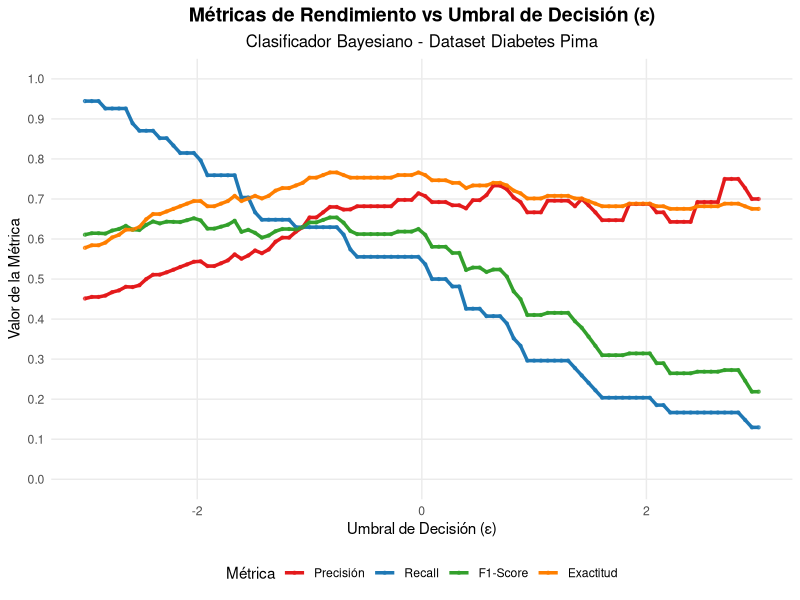
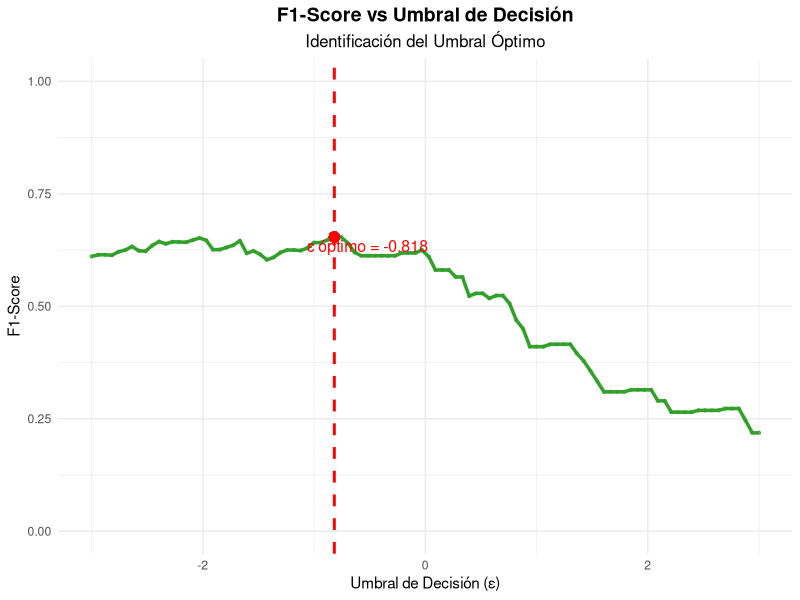

Write R code to recreate these figures, in order.
# Clasificador Bayesiano para Diabetes de los Indios Pima
# Universidad Católica de Temuco - INFO-1165

# Cargar librerías necesarias

library(mlbench)
library(ggplot2)
library(reshape2)

# ============================================================================
# 1. CARGA Y PREPARACIÓN DE DATOS
# ============================================================================

# Cargar el dataset
data(PimaIndiansDiabetes)
datos <- PimaIndiansDiabetes

# Verificar estructura de los datos
cat("Dimensiones del dataset:", dim(datos), "\n")
cat("Estructura de los datos:\n")
str(datos)

# Verificar distribución de clases
table(datos$diabetes)
prop.table(table(datos$diabetes))

# ============================================================================
# 2. DIVISIÓN EN ENTRENAMIENTO Y PRUEBA (80%-20%)
# ============================================================================

set.seed(123)  # Para reproducibilidad

# Crear índices estratificados para mantener proporción de clases
pos_indices <- which(datos$diabetes == "pos")
neg_indices <- which(datos$diabetes == "neg")

# Seleccionar 80% de cada clase para entrenamiento
train_pos <- sample(pos_indices, size = round(0.8 * length(pos_indices)))
train_neg <- sample(neg_indices, size = round(0.8 * length(neg_indices)))

train_indices <- c(train_pos, train_neg)
test_indices <- setdiff(1:nrow(datos), train_indices)

# Crear conjuntos de entrenamiento y prueba
datos_train <- datos[train_indices, ]
datos_test <- datos[test_indices, ]

# Verificar proporciones en ambos conjuntos
cat("Proporción en entrenamiento:\n")
prop.table(table(datos_train$diabetes))
cat("Proporción en prueba:\n")



prop.table(table(datos_test$diabetes))

# ============================================================================
# 3. CÁLCULO DE ESTADÍSTICAS PARA EL MODELO BAYESIANO
# ============================================================================

# Separar datos por clase
train_pos <- datos_train[datos_train$diabetes == "pos", ]
train_neg <- datos_train[datos_train$diabetes == "neg", ]

# Variables predictoras (todas excepto la variable objetivo)
variables <- names(datos)[1:8]

# Calcular medias y desviaciones estándar para cada clase
stats_pos <- list()
stats_neg <- list()

for (var in variables) {
  stats_pos[[var]] <- list(
    media = mean(train_pos[[var]], na.rm = TRUE),
    sd = sd(train_pos[[var]], na.rm = TRUE)
  )
  
  stats_neg[[var]] <- list(
    media = mean(train_neg[[var]], na.rm = TRUE),
    sd = sd(train_neg[[var]], na.rm = TRUE)
  )
}


stats_neg
prior_pos <- nrow(train_pos) / nrow(datos_train)

prior_neg <- nrow(train_neg) / nrow(datos_train)

cat("Probabilidad a priori P(Positivo):", prior_pos, "\n")
cat("Probabilidad a priori P(Negativo):", prior_neg, "\n")

# ============================================================================
# 4. FUNCIÓN DE CLASIFICACIÓN BAYESIANA
# ============================================================================

clasificar_bayesiano <- function(datos_test, stats_pos, stats_neg, prior_pos, prior_neg, epsilon = 0) {
  n_test <- nrow(datos_test)
  predicciones <- character(n_test)
  log_likelihood_pos <- numeric(n_test)
  log_likelihood_neg <- numeric(n_test)
  
  for (i in 1:n_test) {
    # Calcular log-verosimilitud para clase positiva
    log_prob_pos <- log(prior_pos)
    for (var in variables) {
      valor <- datos_test[i, var]
      if (!is.na(valor)) {
        prob_var <- dnorm(valor, 
                         mean = stats_pos[[var]]$media, 
                         sd = stats_pos[[var]]$sd)
        # Evitar log(0) añadiendo un pequeño valor
        log_prob_pos <- log_prob_pos + log(max(prob_var, 1e-300))
      }
    }
    
    # Calcular log-verosimilitud para clase negativa
    log_prob_neg <- log(prior_neg)
    for (var in variables) {
      valor <- datos_test[i, var]
      if (!is.na(valor)) {
        prob_var <- dnorm(valor, 
                         mean = stats_neg[[var]]$media, 
                         sd = stats_neg[[var]]$sd)
        # Evitar log(0) añadiendo un pequeño valor
        log_prob_neg <- log_prob_neg + log(max(prob_var, 1e-300))
      }
    }
    
    # Guardar log-verosimilitudes
    log_likelihood_pos[i] <- log_prob_pos
    log_likelihood_neg[i] <- log_prob_neg
    
    # Clasificar según la diferencia y el umbral epsilon
    diferencia <- log_prob_pos - log_prob_neg
    if (diferencia > epsilon) {
      predicciones[i] <- "pos"
    } else {
      predicciones[i] <- "neg"
    }
  }
  
  return(list(
    predicciones = predicciones,
    log_likelihood_pos = log_likelihood_pos,
    log_likelihood_neg = log_likelihood_neg
  ))
}

# ============================================================================
# 5. FUNCIÓN PARA CALCULAR MÉTRICAS DE EVALUACIÓN
# ============================================================================

calcular_metricas <- function(y_true, y_pred) {
  # Crear matriz de confusión
  TP <- sum(y_true == "pos" & y_pred == "pos")
  TN <- sum(y_true == "neg" & y_pred == "neg")
  FP <- sum(y_true == "neg" & y_pred == "pos")
  FN <- sum(y_true == "pos" & y_pred == "neg")
  
  # Calcular métricas
  precision <- ifelse((TP + FP) == 0, 0, TP / (TP + FP))
  recall <- ifelse((TP + FN) == 0, 0, TP / (TP + FN))
  f1_score <- ifelse((precision + recall) == 0, 0, 2 * precision * recall / (precision + recall))
  accuracy <- (TP + TN) / (TP + TN + FP + FN)
  
  return(list(
    TP = TP, TN = TN, FP = FP, FN = FN,
    precision = precision,
    recall = recall,
    f1_score = f1_score,
    accuracy = accuracy
  ))
}

# ============================================================================
# 6. EVALUACIÓN CON DIFERENTES UMBRALES EPSILON
# ============================================================================

# Crear vector de umbrales epsilon
epsilons <- seq(-3, 3, length.out = 100)
resultados <- data.frame(
  epsilon = epsilons,
  precision = numeric(length(epsilons)),
  recall = numeric(length(epsilons)),
  f1_score = numeric(length(epsilons)),
  accuracy = numeric(length(epsilons))
)

cat("Evaluando diferentes umbrales...\n")
pb <- txtProgressBar(min = 0, max = length(epsilons), style = 3)

for (i in 1:length(epsilons)) {
  eps <- epsilons[i]
  
  # Clasificar con el umbral actual
  resultado_clasificacion <- clasificar_bayesiano(datos_test, stats_pos, stats_neg, 
                                                 prior_pos, prior_neg, epsilon = eps)
  
  # Calcular métricas
  metricas <- calcular_metricas(datos_test$diabetes, resultado_clasificacion$predicciones)
  
  # Guardar resultados
  resultados[i, "precision"] <- metricas$precision
  resultados[i, "recall"] <- metricas$recall
  resultados[i, "f1_score"] <- metricas$f1_score
  resultados[i, "accuracy"] <- metricas$accuracy
  
  setTxtProgressBar(pb, i)
}
close(pb)

# ============================================================================
# 7. VISUALIZACIÓN DE RESULTADOS
# ============================================================================

# Transformar datos para ggplot2
resultados_long <- melt(resultados, id.vars = "epsilon", 
                       variable.name = "metrica", value.name = "valor")

# Crear gráfica con ggplot2
p1 <- ggplot(resultados_long, aes(x = epsilon, y = valor, color = metrica)) +
  geom_line(size = 1.2) +
  geom_point(size = 0.8, alpha = 0.7) +
  labs(
    title = "Métricas de Rendimiento vs Umbral de Decisión (ε)",
    subtitle = "Clasificador Bayesiano - Dataset Diabetes Pima",
    x = "Umbral de Decisión (ε)",
    y = "Valor de la Métrica",
    color = "Métrica"
  ) +
  theme_minimal() +
  theme(
    plot.title = element_text(hjust = 0.5, size = 14, face = "bold"),
    plot.subtitle = element_text(hjust = 0.5, size = 12),
    legend.position = "bottom",
    panel.grid.minor = element_blank()
  ) +
  scale_color_manual(
    values = c("precision" = "#E31A1C", "recall" = "#1F78B4", 
              "f1_score" = "#33A02C", "accuracy" = "#FF7F00"),
    labels = c("Precisión", "Recall", "F1-Score", "Exactitud")
  ) +
  scale_y_continuous(limits = c(0, 1), breaks = seq(0, 1, 0.1))

print(p1)

# ============================================================================
# 8. ANÁLISIS DE UMBRAL ÓPTIMO
# ============================================================================

# Encontrar umbral óptimo basado en F1-Score
indice_optimo <- which.max(resultados$f1_score)
epsilon_optimo <- resultados$epsilon[indice_optimo]
f1_optimo <- resultados$f1_score[indice_optimo]

cat("\n========== ANÁLISIS DE UMBRAL ÓPTIMO ==========\n")
cat("Umbral óptimo (ε):", round(epsilon_optimo, 4), "\n")
cat("F1-Score máximo:", round(f1_optimo, 4), "\n")

# Evaluar con el umbral óptimo
resultado_optimo <- clasificar_bayesiano(datos_test, stats_pos, stats_neg, 
                                        prior_pos, prior_neg, epsilon = epsilon_optimo)
metricas_optimo <- calcular_metricas(datos_test$diabetes, resultado_optimo$predicciones)

# Mostrar matriz de confusión y métricas del umbral óptimo
cat("\n========== MATRIZ DE CONFUSIÓN (Umbral Óptimo) ==========\n")
cat("Verdaderos Positivos (TP):", metricas_optimo$TP, "\n")
cat("Verdaderos Negativos (TN):", metricas_optimo$TN, "\n")
cat("Falsos Positivos (FP):", metricas_optimo$FP, "\n")
cat("Falsos Negativos (FN):", metricas_optimo$FN, "\n")

cat("\n========== MÉTRICAS DE RENDIMIENTO (Umbral Óptimo) ==========\n")
cat("Exactitud (Accuracy):", round(metricas_optimo$accuracy, 4), "\n")
cat("Precisión:", round(metricas_optimo$precision, 4), "\n")
cat("Recall (Sensibilidad):", round(metricas_optimo$recall, 4), "\n")
cat("F1-Score:", round(metricas_optimo$f1_score, 4), "\n")

# Crear gráfica adicional mostrando el punto óptimo
p2 <- ggplot(resultados, aes(x = epsilon, y = f1_score)) +
  geom_line(color = "#33A02C", size = 1.2) +
  geom_point(size = 0.8, alpha = 0.7, color = "#33A02C") +
  geom_vline(xintercept = epsilon_optimo, linetype = "dashed", color = "red", size = 1) +
  geom_point(aes(x = epsilon_optimo, y = f1_optimo), color = "red", size = 3) +
  annotate("text", x = epsilon_optimo + 0.3, y = f1_optimo - 0.02, 
           label = paste("ε óptimo =", round(epsilon_optimo, 3)), 
           color = "red", size = 4) +
  labs(
    title = "F1-Score vs Umbral de Decisión",
    subtitle = "Identificación del Umbral Óptimo",
    x = "Umbral de Decisión (ε)",
    y = "F1-Score"
  ) +
  theme_minimal() +
  theme(
    plot.title = element_text(hjust = 0.5, size = 14, face = "bold"),
    plot.subtitle = element_text(hjust = 0.5, size = 12)
  ) +
  scale_y_continuous(limits = c(0, 1))

print(p2)

# ============================================================================
# 9. ANÁLISIS DEL DESBALANCE DE CLASES
# ============================================================================

cat("\n========== ANÁLISIS DEL DESBALANCE DE CLASES ==========\n")
cat("Distribución en conjunto de entrenamiento:\n")
print(table(datos_train$diabetes))
cat("Proporción en entrenamiento:\n")
print(prop.table(table(datos_train$diabetes)))

cat("\nDistribución en conjunto de prueba:\n")
print(table(datos_test$diabetes))
cat("Proporción en prueba:\n")
print(prop.table(table(datos_test$diabetes)))

# Evaluar con epsilon = 0 (sin ajuste por desbalance)
resultado_sin_ajuste <- clasificar_bayesiano(datos_test, stats_pos, stats_neg, 
                                            prior_pos, prior_neg, epsilon = 0)
metricas_sin_ajuste <- calcular_metricas(datos_test$diabetes, resultado_sin_ajuste$predicciones)

cat("\n========== COMPARACIÓN: SIN AJUSTE vs CON UMBRAL ÓPTIMO ==========\n")
cat("Sin ajuste (ε = 0):\n")
cat("  Exactitud:", round(metricas_sin_ajuste$accuracy, 4), "\n")
cat("  Precisión:", round(metricas_sin_ajuste$precision, 4), "\n")
cat("  Recall:", round(metricas_sin_ajuste$recall, 4), "\n")
cat("  F1-Score:", round(metricas_sin_ajuste$f1_score, 4), "\n")

cat("\nCon umbral óptimo (ε =", round(epsilon_optimo, 4), "):\n")
cat("  Exactitud:", round(metricas_optimo$accuracy, 4), "\n")
cat("  Precisión:", round(metricas_optimo$precision, 4), "\n")
cat("  Recall:", round(metricas_optimo$recall, 4), "\n")
cat("  F1-Score:", round(metricas_optimo$f1_score, 4), "\n")

cat("\n========== PROGRAMA COMPLETADO ==========\n")




